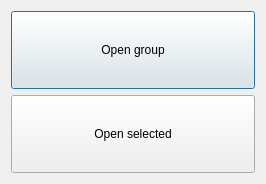
<?xml version="1.0" encoding="UTF-8"?>
<ui version="4.0">
 <class>DlgOpenGroupOrSingle</class>
 <widget class="QDialog" name="DlgOpenGroupOrSingle">
  <property name="geometry">
   <rect>
    <x>0</x>
    <y>0</y>
    <width>266</width>
    <height>184</height>
   </rect>
  </property>
  <property name="windowTitle">
   <string>Selection mode</string>
  </property>
  <layout class="QVBoxLayout" name="verticalLayout">
   <item>
    <widget class="QPushButton" name="btnOpenGroup">
     <property name="minimumSize">
      <size>
       <width>50</width>
       <height>50</height>
      </size>
     </property>
     <property name="maximumSize">
      <size>
       <width>5555</width>
       <height>200</height>
      </size>
     </property>
     <property name="text">
      <string>Open group</string>
     </property>
     <property name="icon">
      <iconset resource="res.qrc">
       <normaloff>:/images/groupreservation.png</normaloff>:/images/groupreservation.png</iconset>
     </property>
     <property name="iconSize">
      <size>
       <width>24</width>
       <height>24</height>
      </size>
     </property>
    </widget>
   </item>
   <item>
    <widget class="QPushButton" name="btnOpenSingle">
     <property name="minimumSize">
      <size>
       <width>50</width>
       <height>50</height>
      </size>
     </property>
     <property name="maximumSize">
      <size>
       <width>5555</width>
       <height>200</height>
      </size>
     </property>
     <property name="text">
      <string>Open selected</string>
     </property>
     <property name="icon">
      <iconset resource="res.qrc">
       <normaloff>:/images/boss.png</normaloff>:/images/boss.png</iconset>
     </property>
     <property name="iconSize">
      <size>
       <width>24</width>
       <height>24</height>
      </size>
     </property>
    </widget>
   </item>
  </layout>
 </widget>
 <resources>
  <include location="res.qrc"/>
 </resources>
 <connections/>
</ui>
